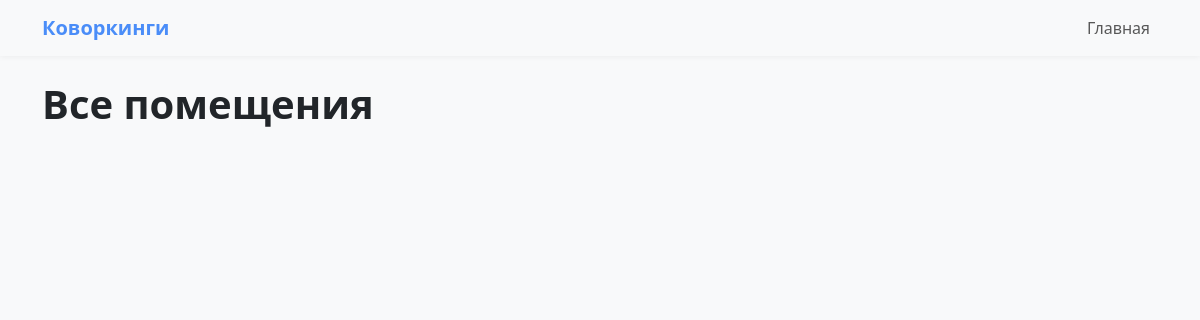
/places/, run on an earlier commit of the app's database.
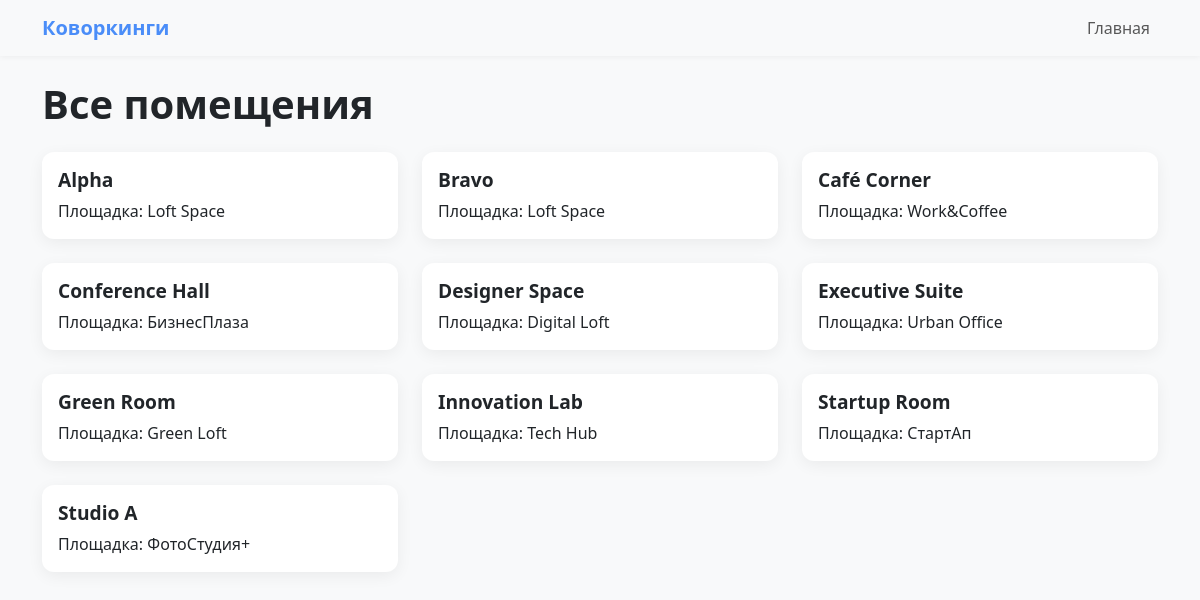
And on a later commit of the database.
### sait/models.py (models this page shows, shortened)
class Room(models.Model):
    location = models.ForeignKey(
        Location,
        on_delete=models.CASCADE,
        related_name='rooms',            # у Location появляется location.rooms
        verbose_name='Площадка'
    )
    name = models.CharField(
        max_length=150,
        verbose_name='Название комнаты'
    )
    capacity = models.PositiveIntegerField(
        verbose_name='Вместимость'
    )
    price_per_hour = models.DecimalField(
        max_digits=10,
        decimal_places=2,
        verbose_name='Цена за час'
    )
    description = models.TextField(
        blank=True,
        verbose_name='Описание комнаты'
    )
    rating = models.FloatField(
        default=0.0,
        verbose_name='Рейтинг')
    is_active = models.BooleanField(
        default=True,
        verbose_name='Активно')
    image = models.ImageField(
        upload_to='room_images/',
        blank=True,
        null=True)
    amenities = models.ManyToManyField(
        Amenity,
        through='RoomAmenity',
        related_name='rooms',
        verbose_name='Удобства'
    )
    created_at = models.DateTimeField(
        auto_now_add=True,
        verbose_name='Дата добавления'
    )
    class Meta:
        verbose_name = 'Комната'
        verbose_name_plural = 'Комнаты'
        ordering = ['location', 'name']
    @property
    def amenities_list(self) -> str:
        """
        Формирует строку из связанных Amenity через .all().
        Добавляем # type: ignore[attr-defined], чтобы IDE не ругалась.
        """
        return ", ".join([a.name for a in self.amenities.all()])  # type: ignore[attr-defined]
    amenities_list.fget.short_description = 'Список удобств'

class Location(models.Model):
    name: str = models.CharField(
        max_length=150,
        verbose_name='Название площадки'
    )
    address = models.TextField(
        verbose_name='Адрес'
    )
    description = models.TextField(
        blank=True,
        verbose_name='Описание площадки'
    )
    owner = models.ForeignKey(
        User,
        on_delete=models.SET_NULL,
        null=True,
        related_name='locations',       # у User появляется атрибут user.locations
        verbose_name='Владелец площадки'
    )
    created_at = models.DateTimeField(
        auto_now_add=True,
        verbose_name='Дата создания'
    )
    class Meta:
        verbose_name = 'Площадка'
        verbose_name_plural = 'Площадки'
        ordering = ['-created_at']
    @property
    def room_count(self) -> int:
        """
        Подсчитывает количество связанных Room через related_name='rooms'.
        Добавляем # type: ignore[attr-defined], чтобы IDE не ругалась.
        """
        return self.rooms.count()  # type: ignore[attr-defined]
    room_count.fget.short_description = 'Количество комнат'

### sait/views.py (the view)
# urls.py: path('places/', views.places_list, name='places_list'),
def places_list(request):
    rooms = Room.objects.filter(is_active=True).order_by('name')
    return render(request, 'places_list.html', {'rooms': rooms})

### sait/templates/places_list.html (shortened to what this page needs)
{% extends "base.html" %}
{% block content %}
<h1 class="mb-4">Все помещения</h1>
<div class="row">
  {% for room in rooms %}
  <div class="col-md-4">
    <div class="card mb-4">
      <div class="card-body">
        <h5 class="card-title">{{ room.name }}</h5>
        <p class="card-text">Площадка: {{ room.location.name }}</p>
      </div>
    </div>
  </div>
  {% endfor %}
</div>
{% endblock %}

What changed in the data, as far as the page shows it:
added Room: name "Alpha", location.name "Loft Space"
added Room: name "Bravo", location.name "Loft Space"
added Room: name "Café Corner", location.name "Work&Coffee"
added Room: name "Conference Hall", location.name "БизнесПлаза"
added Room: name "Designer Space", location.name "Digital Loft"
added Room: name "Executive Suite", location.name "Urban Office"
added Room: name "Green Room", location.name "Green Loft"
added Room: name "Innovation Lab", location.name "Tech Hub"
added Room: name "Startup Room", location.name "СтартАп"
added Room: name "Studio A", location.name "ФотоСтудия+"
